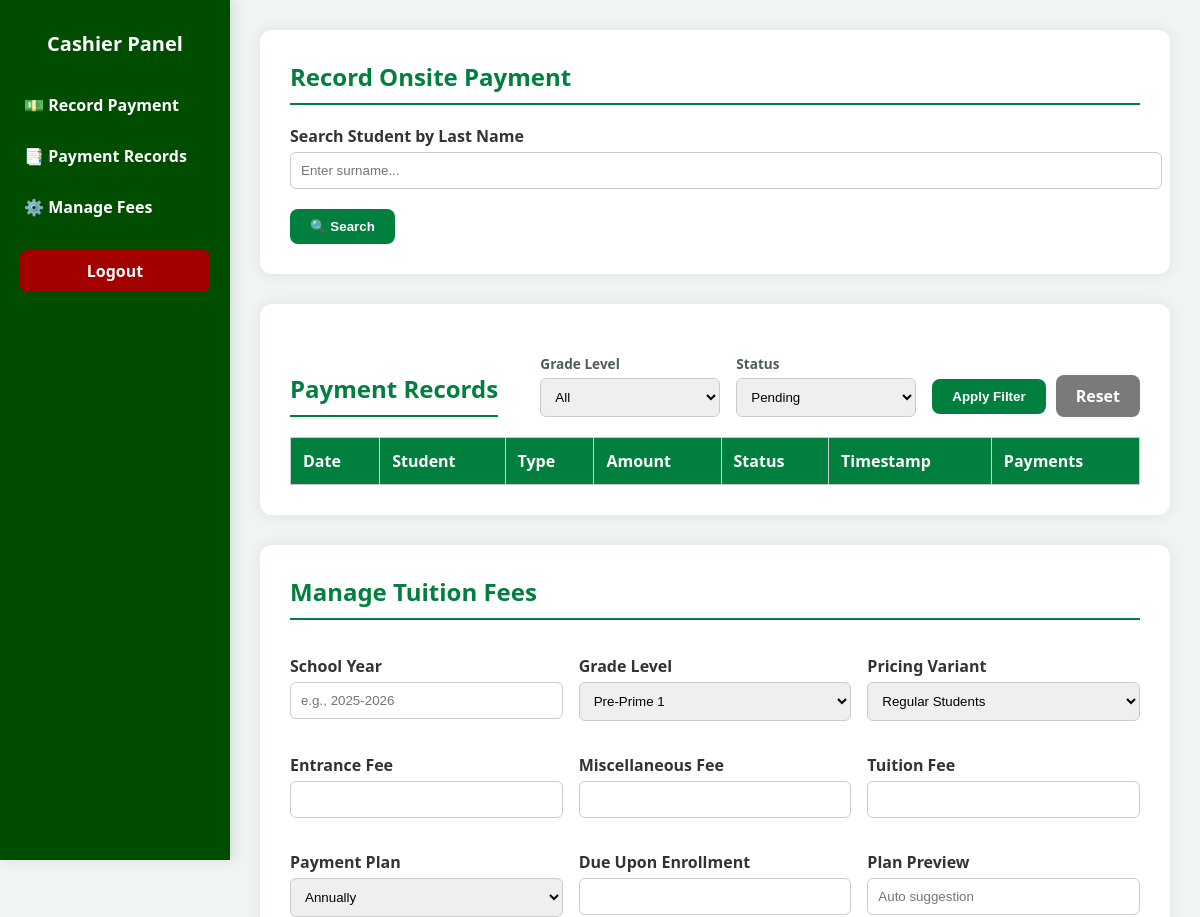
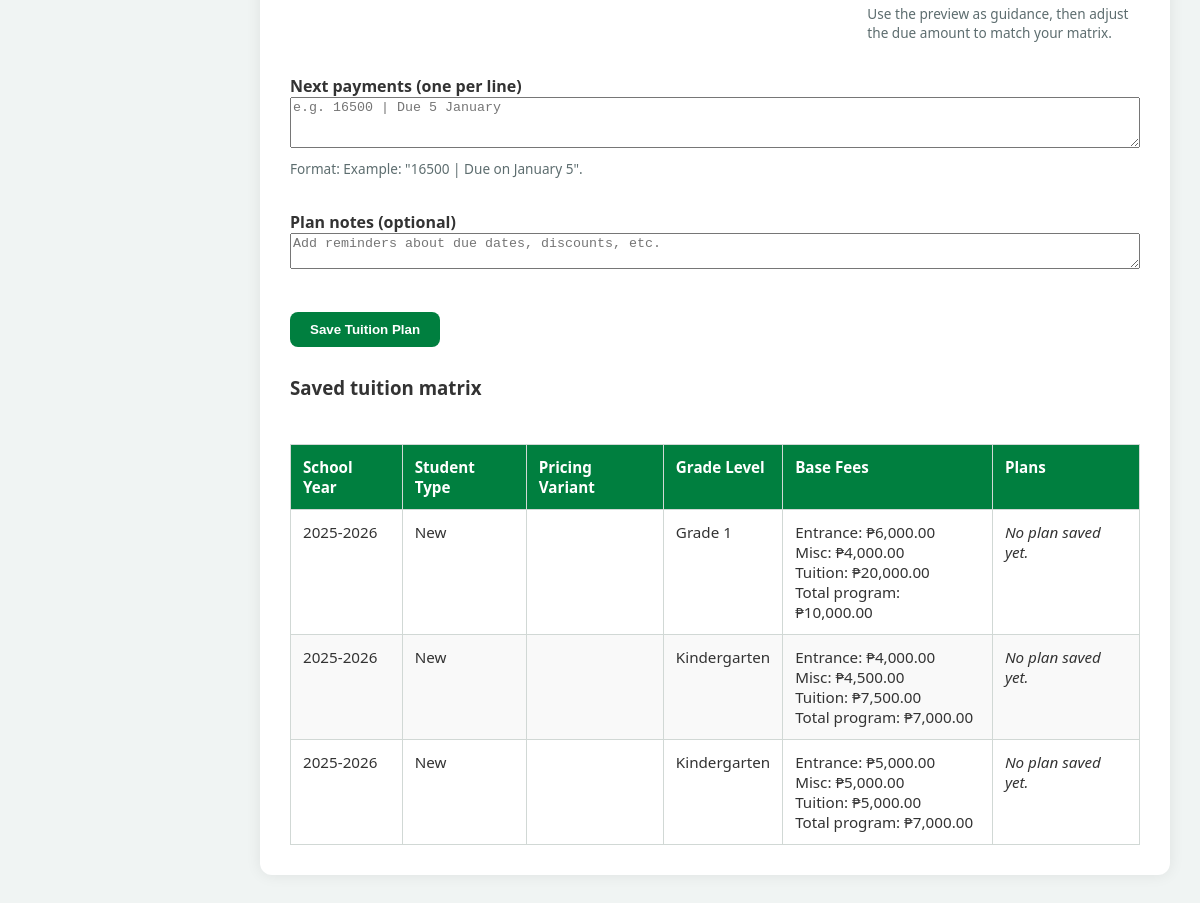
The page /Cashier/cashier_dashboard.php?filter_status=pending on the database as committed earlier (2 pictures, top to bottom).
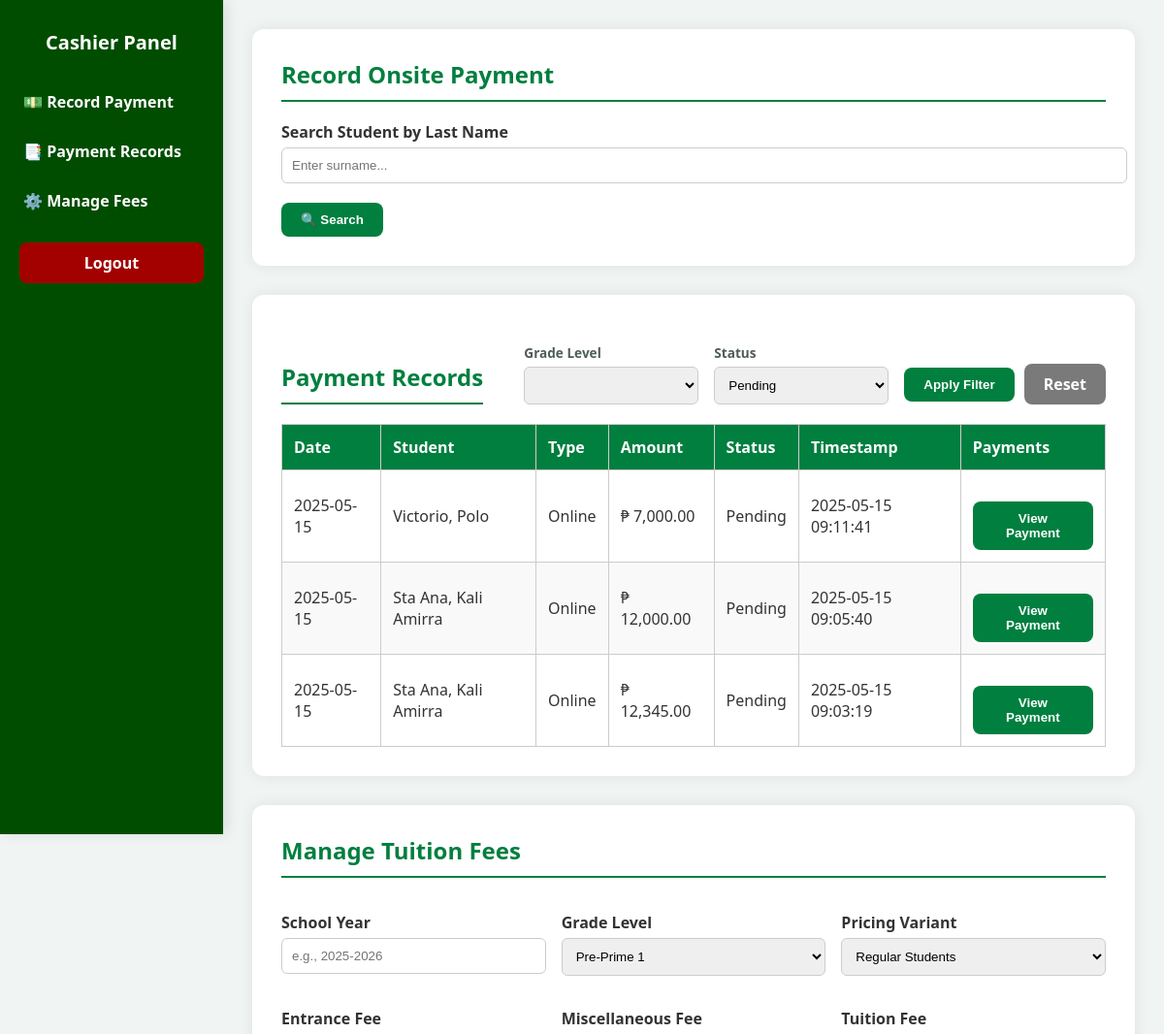
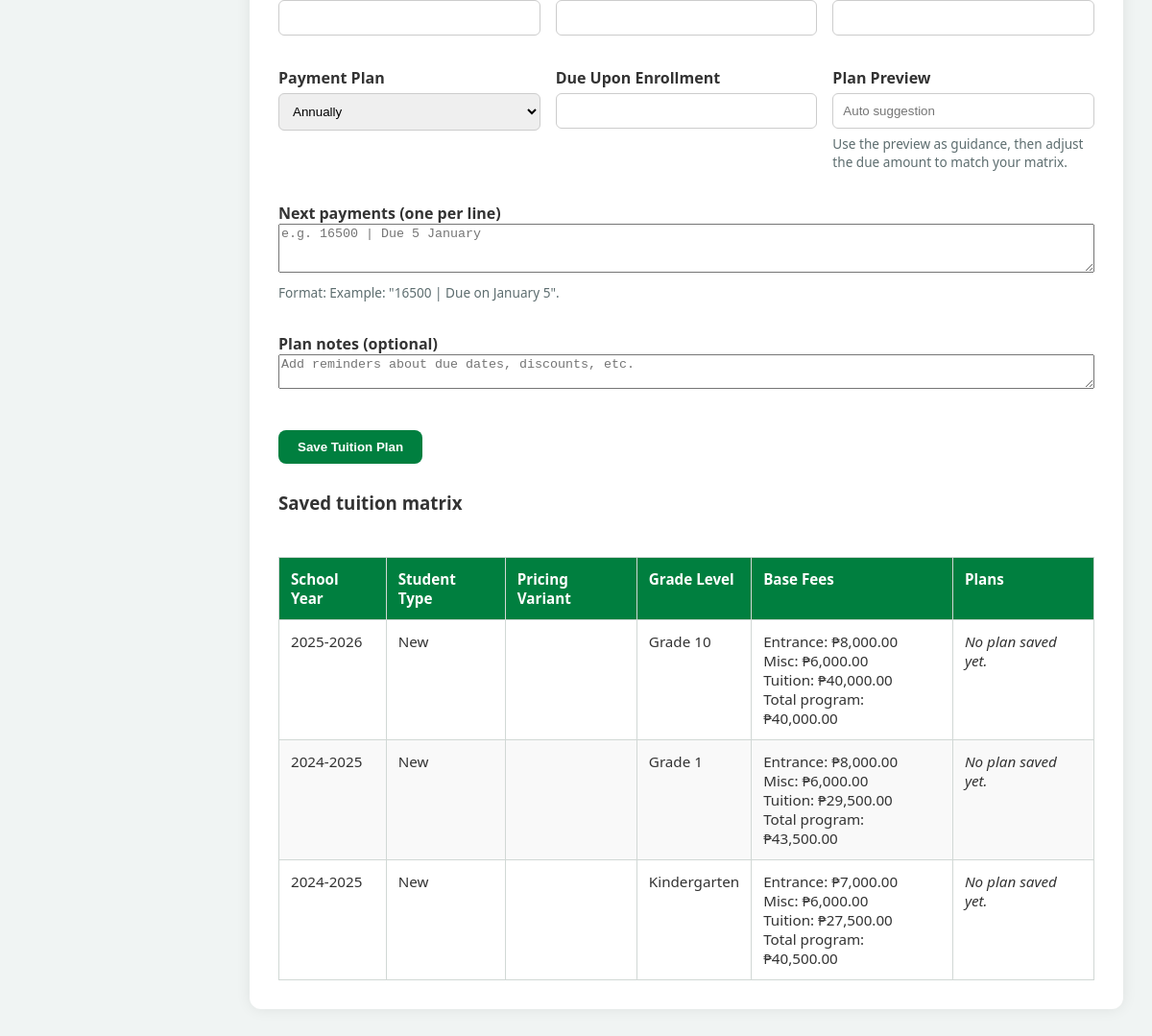
The same page on the database as committed later (2 pictures, top to bottom).
### tables this page shows
CREATE TABLE `tuition_fees` (
  `id` int(11) NOT NULL,
  `school_year` varchar(20) NOT NULL,
  `student_type` enum('new','old') NOT NULL,
  `grade_level` varchar(50) NOT NULL,
  `entrance_fee` decimal(10,2) DEFAULT NULL,
  `miscellaneous_fee` decimal(10,2) DEFAULT NULL,
  `tuition_fee` decimal(10,2) DEFAULT NULL,
  `monthly_payment` decimal(10,2) DEFAULT NULL,
  `total_upon_enrollment` decimal(10,2) DEFAULT NULL,
  `updated_at` timestamp NOT NULL DEFAULT current_timestamp() ON UPDATE current_timestamp()
);

CREATE TABLE `student_payments` (
  `id` int(11) NOT NULL,
  `student_id` varchar(20) DEFAULT NULL,
  `payment_type` varchar(100) NOT NULL,
  `amount` decimal(10,2) NOT NULL,
  `payment_status` enum('pending','paid') DEFAULT 'pending',
  `payment_date` date DEFAULT NULL,
  `created_at` timestamp NOT NULL DEFAULT current_timestamp(),
  `reference_number` varchar(100) DEFAULT NULL,
  `screenshot_path` varchar(255) DEFAULT NULL,
  `screenshot` varchar(255) DEFAULT NULL
);

CREATE TABLE `students_registration` (
  `id` int(11) NOT NULL,
  `year` varchar(50) NOT NULL,
  `course` varchar(50) DEFAULT NULL,
  `lrn` varchar(50) NOT NULL,
  `lastname` varchar(100) NOT NULL,
  `firstname` varchar(100) NOT NULL,
  `middlename` varchar(100) NOT NULL,
  `specaddress` varchar(255) NOT NULL,
  `brgy` varchar(100) NOT NULL,
  `city` varchar(100) NOT NULL,
  `mother` varchar(100) NOT NULL,
  `father` varchar(100) NOT NULL,
  `gname` varchar(100) DEFAULT NULL,
  `sex` varchar(10) NOT NULL,
  `dob` date NOT NULL,
  `religion` varchar(50) NOT NULL,
  `emailaddress` varchar(100) NOT NULL,
  `contactno` varchar(20) NOT NULL,
  `schooltype` varchar(50) NOT NULL,
  `sname` varchar(255) DEFAULT NULL,
  `created_at` timestamp NOT NULL DEFAULT current_timestamp(),
  `enrollment_status` enum('waiting','enrolled') DEFAULT 'waiting',
  `student_type` varchar(10) DEFAULT NULL
);

### Cashier/cashier_dashboard_logic.php (called while the page is built, shortened)
<?php
function cashier_dashboard_table_exists(mysqli $conn, string $table): bool
{
    $stmt = $conn->prepare('SELECT 1 FROM information_schema.TABLES WHERE TABLE_SCHEMA = DATABASE() AND TABLE_NAME = ? LIMIT 1');
    $stmt->bind_param('s', $table);
    $stmt->execute();
    $stmt->store_result();
    $exists = $stmt->num_rows > 0;
    return $exists;
}
function cashier_dashboard_fetch_tuition_packages(mysqli $conn): array
{
    $packages = [];
    $result = $conn->query('SELECT * FROM tuition_fees ORDER BY school_year DESC, grade_level ASC');
    if ($result) {
        while ($row = $result->fetch_assoc()) {
            $row['plans'] = [];
            $packages[(int) $row['id']] = $row;
        }
    }
    $ids = implode(',', array_map('intval', array_keys($packages)));
    if (!cashier_dashboard_table_exists($conn, 'tuition_fee_plans')) {
        return array_values($packages);
    }
    return array_values($packages);
}
function cashier_dashboard_fetch_payments(mysqli $conn): mysqli_result
{
    $filter_sql = 'WHERE 1=1';
    if (!empty($_GET['filter_status'])) {
        $filter_status = $conn->real_escape_string((string) $_GET['filter_status']);
        $filter_sql .= " AND sp.payment_status = '$filter_status'";
    }
    $sql = "
        SELECT sp.*, sr.firstname, sr.lastname
        FROM student_payments sp
        JOIN students_registration sr ON sr.id = sp.student_id
        $filter_sql
        ORDER BY sp.created_at DESC
    ";
    return $conn->query($sql);
}

### Cashier/cashier_dashboard.php (the view, shortened to what the rows shown need)
<?php
include __DIR__ . '/../db_connection.php';
require_once __DIR__ . '/cashier_dashboard_logic.php';
$payments = cashier_dashboard_fetch_payments($conn);
$planOptions = cashier_dashboard_plan_labels();
$tuitionPackages = cashier_dashboard_fetch_tuition_packages($conn);
$pricingCategories = [
  'regular' => 'Regular Students',
  'fwc' => 'FWC Member',
  'esc' => 'ESC / Government Subsidy',
  'other' => 'Other / Custom',
];
$studentTypeLabels = [
  'all' => 'All Students',
  'new' => 'New',
  'old' => 'Old',
];
$gradeOptions = [
  'preprime1' => 'Pre-Prime 1',
  'preprime2' => 'Pre-Prime 2',
  'kindergarten' => 'Kindergarten',
  'grade1' => 'Grade 1',
  'grade2' => 'Grade 2',
  'grade3' => 'Grade 3',
  'grade4' => 'Grade 4',
  'grade5' => 'Grade 5',
  'grade6' => 'Grade 6',
  'grade7' => 'Grade 7',
  'grade8' => 'Grade 8',
  'grade9' => 'Grade 9',
  'grade10' => 'Grade 10',
  'grade11' => 'Grade 11',
  'grade12' => 'Grade 12',
];
?>
<!DOCTYPE html>
<html lang="en">
<head>
   <link rel="stylesheet" href="cashier_dashboard.css">
</head>
<body>
<div class="sidebar">
  <h1>Cashier Panel</h1>
</div>
<div class="main-content">
  <div class="section-card" id="record">
    <h2>Record Onsite Payment</h2>
  </div>
  <div class="section-card" id="records">
    <div class="records-header">
      <h2>Payment Records</h2>
    </div>
    <table id="paymentTable">
      <thead>
        <tr>
        <th>Date</th>
        <th>Student</th>
        <th>Type</th>
        <th>Amount</th>
        <th>Status</th>
        <th>Timestamp</th>
        <th>Payments</th>
      </tr>
    </thead>
    <tbody>
    <?php while ($row = $payments->fetch_assoc()): ?>
      <tr id="payment-row-<?php echo $row['id']; ?>">
        <td><?= date("Y-m-d", strtotime($row['created_at'])) ?></td>
        <td><?= $row['lastname'] ?>, <?= $row['firstname'] ?></td>
        <td><?= $row['payment_type'] ?></td>
        <td>₱ <?= number_format($row['amount'], 2) ?></td>
        <td class="payment-status" id="status-<?php echo $row['id']; ?>">
            <?php
              if (!empty($row['payment_status'])) {
                  if ($row['payment_status'] === 'declined') {
                      echo "<span style='color: red;'>Declined</span>";
                  } elseif ($row['payment_status'] === 'paid') {
                      echo "<span style='color: green;'>Paid</span>";
                  } else {
                      echo ucfirst(htmlspecialchars($row['payment_status']));
                  }
              } else {
                  echo "Pending";
              }
            ?>
        </td>
        <td><?= $row['created_at'] ?></td>
        <td>
        <?php
  $shotUrl = $row['screenshot_path'];
?>
          <button
            class="view-payment-btn"
            data-id="<?= $row['id'] ?>"
            data-student="<?= $row['lastname'] ?>, <?= $row['firstname'] ?>"
            data-type="<?= $row['payment_type'] ?>"
            data-amount="<?= $row['amount'] ?>"
            data-status="<?= ucfirst($row['payment_status']) ?>"
            data-reference="<?= $row['reference_number'] ?>"
            data-or="<?= $row['or_number'] ?>"
            data-screenshot="<?= $shotUrl ?>"
          >
            View Payment
          </button>
        </td>
      </tr>
    <?php endwhile; ?>
</tbody>
</table>
  </div>
  <div class="section-card" id="fees">
    <h2>Manage Tuition Fees</h2>
    <?php if (!empty($tuitionPackages)): ?>
      <div class="tuition-matrix-wrapper">
        <table class="tuition-matrix-table">
          <thead>
            <tr>
              <th>School Year</th>
              <th>Student Type</th>
              <th>Pricing Variant</th>
              <th>Grade Level</th>
              <th>Base Fees</th>
              <th>Plans</th>
            </tr>
          </thead>
          <tbody>
            <?php foreach ($tuitionPackages as $package): ?>
              <tr>
                <td><?= htmlspecialchars($package['school_year']) ?></td>
                <td><?= htmlspecialchars($studentTypeLabels[$package['student_type']] ?? ucfirst($package['student_type'])) ?></td>
                <td><?= htmlspecialchars($pricingCategories[$package['pricing_category']] ?? ucfirst($package['pricing_category'])) ?></td>
                <?php
                  $gradeLabel = $gradeOptions[$package['grade_level']] ?? ucwords(str_replace('_', ' ', $package['grade_level']));
                  $normalizedGrade = strtolower(str_replace([' ', '_'], '', $package['grade_level']));
                  if (in_array($normalizedGrade, ['kinder1', 'kinder2'], true)) {
                      $gradeLabel = 'Kindergarten';
                  }
                ?>
                <td><?= htmlspecialchars($gradeLabel) ?></td>
                <td>
                  <div>Entrance: ₱<?= number_format((float) $package['entrance_fee'], 2) ?></div>
                  <div>Misc: ₱<?= number_format((float) $package['miscellaneous_fee'], 2) ?></div>
                  <div>Tuition: ₱<?= number_format((float) $package['tuition_fee'], 2) ?></div>
                  <div>Total program: ₱<?= number_format((float) $package['total_upon_enrollment'], 2) ?></div>
                </td>
                <td>
                  <?php if (!empty($package['plans'])): ?>
                    <ul class="tuition-plan-list">
                      <?php foreach ($package['plans'] as $plan): ?>
                        <li>
                          <strong><?= htmlspecialchars($planOptions[$plan['plan_type']] ?? ucfirst($plan['plan_type'])) ?>:</strong>
                          ₱<?= number_format((float) $plan['due_upon_enrollment'], 2) ?> due upon enrollment
                          <?php if (!empty($plan['decoded_breakdown'])): ?>
                            <div class="tuition-plan-breakdown">
                              <?php foreach ($plan['decoded_breakdown'] as $entry): ?>
                                <span>Next: ₱<?= number_format((float) ($entry['amount'] ?? 0), 2) ?><?= !empty($entry['note']) ? ' • ' . htmlspecialchars($entry['note']) : '' ?></span>
                              <?php endforeach; ?>
                            </div>
                          <?php endif; ?>
                          <?php if (!empty($plan['notes'])): ?>
                            <div class="tuition-plan-note"><?= nl2br(htmlspecialchars($plan['notes'])) ?></div>
                          <?php endif; ?>
                        </li>
                      <?php endforeach; ?>
                    </ul>
                  <?php else: ?>
                    <em>No plan saved yet.</em>
                  <?php endif; ?>
                </td>
              </tr>
            <?php endforeach; ?>
          </tbody>
        </table>
      </div>
    <?php else: ?>
      <p class="tuition-empty">No tuition plans saved yet. Add one above to populate the matrix.</p>
    <?php endif; ?>
  </div>
</div>
</body>
</html>

Rows that differ between the two databases and show on the page:
added student_payments: created_at "2025-05-15", students_registration.lastname "Victorio", students_registration.firstname "Polo", payment_type "Online", amount "7,000.00", payment_status "Pending", created_at "2025-05-15 09:11:41"
added student_payments: created_at "2025-05-15", students_registration.lastname "Sta Ana", students_registration.firstname "Kali Amirra", payment_type "Online", amount "12,000.00", payment_status "Pending", created_at "2025-05-15 09:05:40"
added student_payments: created_at "2025-05-15", students_registration.lastname "Sta Ana", students_registration.firstname "Kali Amirra", payment_type "Online", amount "12,345.00", payment_status "Pending", created_at "2025-05-15 09:03:19"
changed tuition_fees: grade_level "Grade 1" → "Grade 10"; entrance_fee "6,000.00" → "8,000.00"; miscellaneous_fee "4,000.00" → "6,000.00"; tuition_fee "20,000.00" → "40,000.00"; total_upon_enrollment "10,000.00" → "40,000.00"
changed tuition_fees: school_year "2025-2026" → "2024-2025"; grade_level "Kindergarten" → "Grade 1"; entrance_fee "5,000.00" → "8,000.00"; miscellaneous_fee "5,000.00" → "6,000.00"; tuition_fee "5,000.00" → "29,500.00"; total_upon_enrollment "7,000.00" → "43,500.00"; moves up the list
changed tuition_fees "Kindergarten": school_year "2025-2026" → "2024-2025"; entrance_fee "4,000.00" → "7,000.00"; miscellaneous_fee "4,500.00" → "6,000.00"; tuition_fee "7,500.00" → "27,500.00"; total_upon_enrollment "7,000.00" → "40,500.00"
Other text that changed with them:
form field filter_grade_level: "All" → (not shown)
